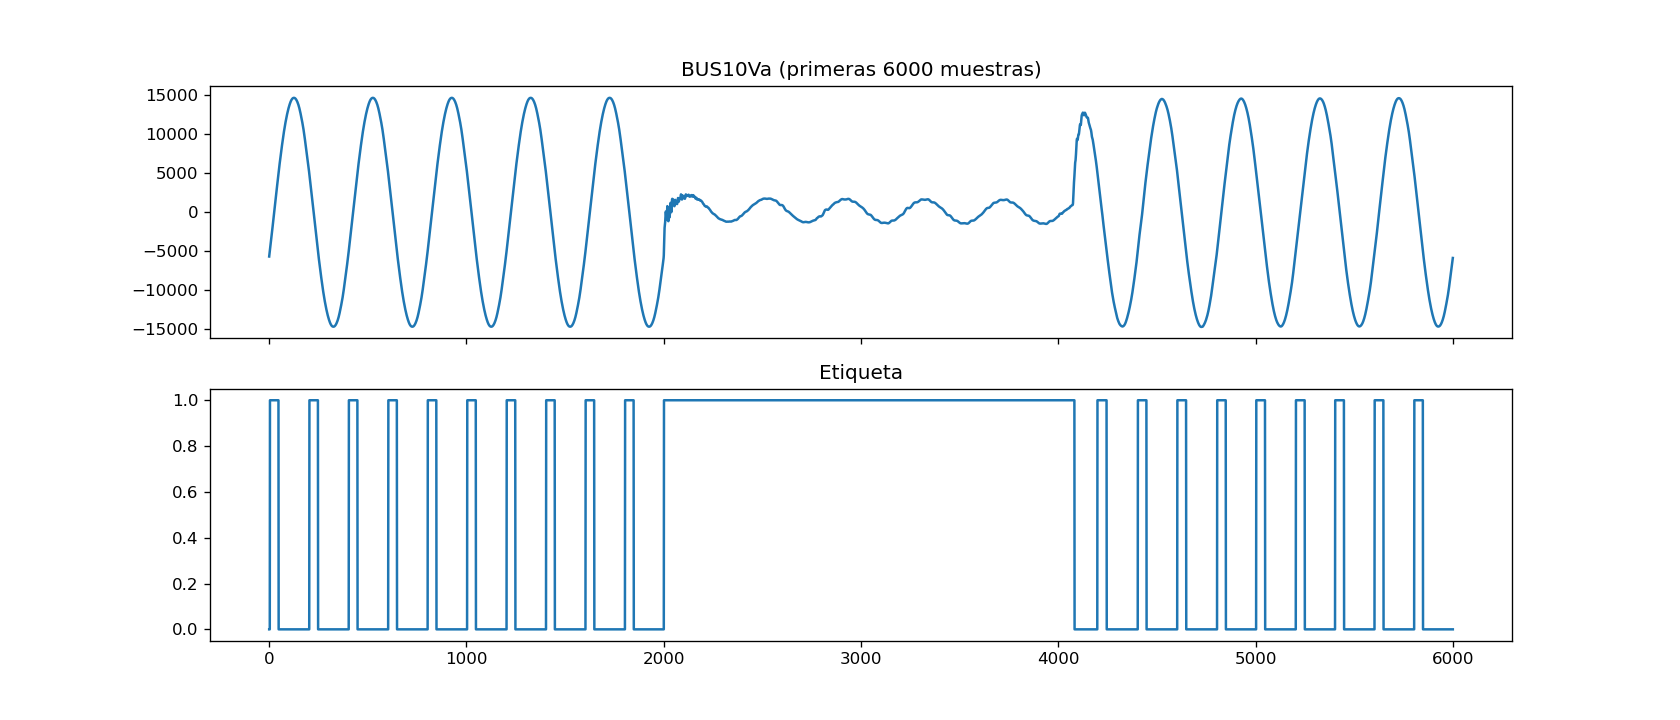

Reproduce this figure in Python.
import numpy as np
import pandas as pd
import matplotlib
matplotlib.use("Agg")
import matplotlib.pyplot as plt

df = pd.read_csv("PMU_AlexyDonald2.csv")
df.columns = df.columns.str.strip()
lab = df["Etiqueta"].values

cambios = np.flatnonzero(np.diff(lab)) + 1
bordes = np.r_[0, cambios, len(lab)]
runs = np.diff(bordes)
vals = lab[bordes[:-1]]

print("Número de cambios de etiqueta:", len(cambios))
for v, r in list(zip(vals, runs))[:15]:
    print("etiqueta", v, "dura", r, "muestras")
print("Racha más larga con etiqueta 0:", runs[vals == 0].max())
print("Racha más larga con etiqueta 1:", runs[vals == 1].max())

fig, ax = plt.subplots(2, 1, figsize=(14, 6), sharex=True)
ax[0].plot(df["BUS10Va"].values[:6000])
ax[0].set_title("BUS10Va (primeras 6000 muestras)")
ax[1].plot(lab[:6000]); ax[1].set_title("Etiqueta")
plt.savefig("diag_labels.png", dpi=120)
